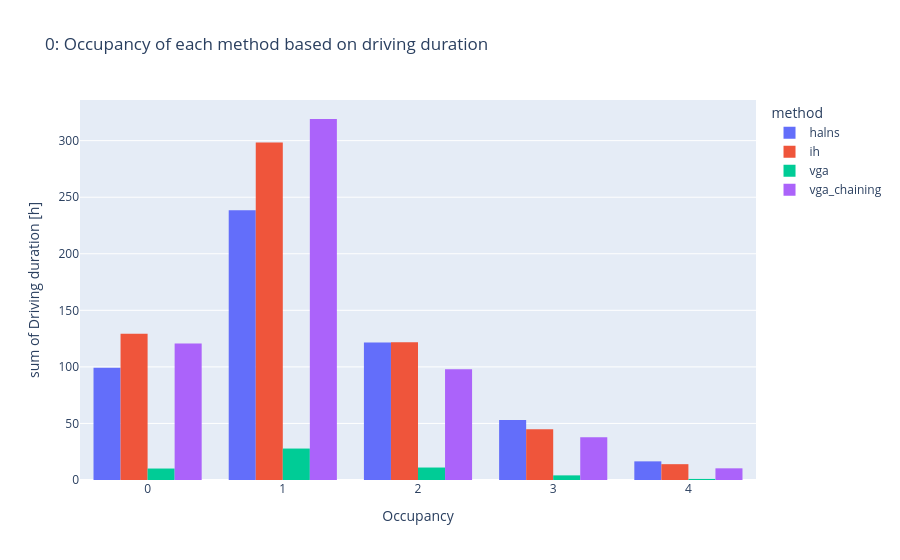

Here is the notebook cell this chart was saved with:
### Code cell
fig = px.histogram(
    area_avg_oc_df,
    x='occupancy',
    y='vehicle_hours',
    color='method',
    barmode='group',
    title=f'{area_code}: Occupancy of each method based on driving duration',
    labels={
        'occupancy': 'Occupancy',
        'vehicle_hours': 'Driving duration [h]'
    }
)
fig.show()

### Figure 1 — Plotly figure (JSON) as saved in the notebook; plotly's stock layout.template omitted (floating-point values rounded to 4 significant figures; data arrays with more than 128 entries replaced by an {"elided": "..."} marker saying what was removed)
{"data": [{"alignmentgroup": "True", "bingroup": "x", "histfunc": "sum", "hovertemplate": "method=halns<br>Occupancy=%{x}<br>sum of Driving duration [h]=%{y}<extra></extra>", "legendgroup": "halns", "marker": {"color": "#636efa", "pattern": {"shape": ""}}, "name": "halns", "offsetgroup": "halns", "orientation": "v", "showlegend": true, "type": "histogram", "x": {"elided": "528 int values"}, "xaxis": "x", "y": {"elided": "528 float values"}, "yaxis": "y"}, {"alignmentgroup": "True", "bingroup": "x", "histfunc": "sum", "hovertemplate": "method=ih<br>Occupancy=%{x}<br>sum of Driving duration [h]=%{y}<extra></extra>", "legendgroup": "ih", "marker": {"color": "#EF553B", "pattern": {"shape": ""}}, "name": "ih", "offsetgroup": "ih", "orientation": "v", "showlegend": true, "type": "histogram", "x": {"elided": "528 int values"}, "xaxis": "x", "y": {"elided": "528 float values"}, "yaxis": "y"}, {"alignmentgroup": "True", "bingroup": "x", "histfunc": "sum", "hovertemplate": "method=vga<br>Occupancy=%{x}<br>sum of Driving duration [h]=%{y}<extra></extra>", "legendgroup": "vga", "marker": {"color": "#00cc96", "pattern": {"shape": ""}}, "name": "vga", "offsetgroup": "vga", "orientation": "v", "showlegend": true, "type": "histogram", "x": {"elided": "220 int values"}, "xaxis": "x", "y": {"elided": "220 float values"}, "yaxis": "y"}, {"alignmentgroup": "True", "bingroup": "x", "histfunc": "sum", "hovertemplate": "method=vga_chaining<br>Occupancy=%{x}<br>sum of Driving duration [h]=%{y}<extra></extra>", "legendgroup": "vga_chaining", "marker": {"color": "#ab63fa", "pattern": {"shape": ""}}, "name": "vga_chaining", "offsetgroup": "vga_chaining", "orientation": "v", "showlegend": true, "type": "histogram", "x": {"elided": "517 int values"}, "xaxis": "x", "y": {"elided": "517 float values"}, "yaxis": "y"}], "layout": {"barmode": "group", "legend": {"title": {"text": "method"}, "tracegroupgap": 0}, "title": {"text": "0: Occupancy of each method based on driving duration"}, "xaxis": {"anchor": "y", "domain": [0, 1], "title": {"text": "Occupancy"}}, "yaxis": {"anchor": "x", "domain": [0, 1], "title": {"text": "sum of Driving duration [h]"}}}}
